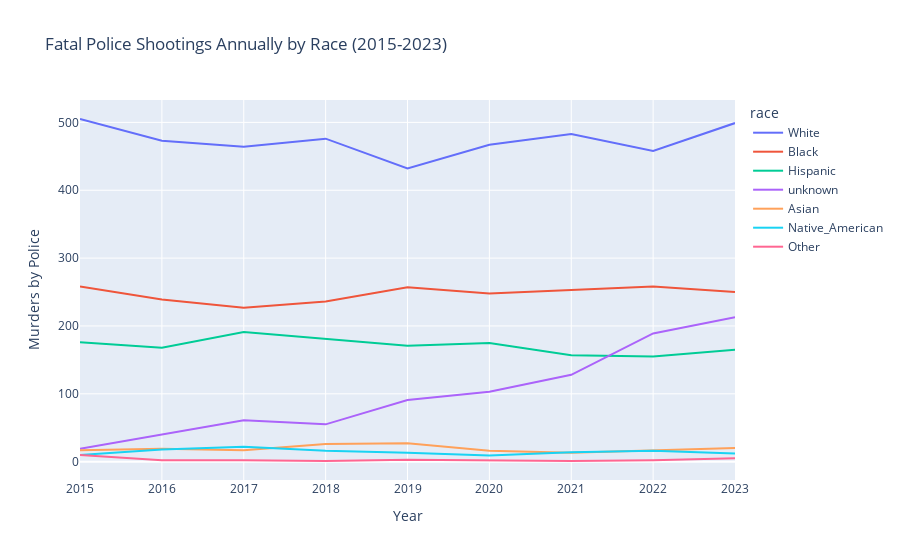

Notebook code cell kept with this figure:
### Markdown cell above
Alternatively, this same data can be plotted using Plotly.<br>By using Plotly, we can look at this graph on an annual basis and gain useful information.<br><br> For instance, note that since 2020, the "unknown" category seems to be on the rise. Temporally, this seems to concide with a wave of protests in the United States after the murder of George Floyd.

### Code cell
race_counts_by_year_df = race_counts_by_year.reset_index()
fig = px.line(race_counts_by_year_df,
              x="year",
              y="murders",
              color='race',
              labels={
                  'year': 'Year',
                  'murders': 'Murders by Police'
              },
              title="Fatal Police Shootings Annually by Race (2015-2023)")
fig.show()

### Figure 1 — Plotly figure (JSON) as saved in the notebook; plotly's stock layout.template omitted (floating-point values rounded to 4 significant figures)
{"data": [{"hovertemplate": "race=White<br>Year=%{x}<br>Murders by Police=%{y}<extra></extra>", "legendgroup": "White", "line": {"color": "#636efa", "dash": "solid"}, "marker": {"symbol": "circle"}, "mode": "lines", "name": "White", "orientation": "v", "showlegend": true, "type": "scatter", "x": [2015, 2016, 2017, 2018, 2019, 2020, 2021, 2022, 2023], "xaxis": "x", "y": [505, 473, 464, 476, 432, 467, 483, 458, 499], "yaxis": "y"}, {"hovertemplate": "race=Black<br>Year=%{x}<br>Murders by Police=%{y}<extra></extra>", "legendgroup": "Black", "line": {"color": "#EF553B", "dash": "solid"}, "marker": {"symbol": "circle"}, "mode": "lines", "name": "Black", "orientation": "v", "showlegend": true, "type": "scatter", "x": [2015, 2016, 2017, 2018, 2019, 2020, 2021, 2022, 2023], "xaxis": "x", "y": [258, 239, 227, 236, 257, 248, 253, 258, 250], "yaxis": "y"}, {"hovertemplate": "race=Hispanic<br>Year=%{x}<br>Murders by Police=%{y}<extra></extra>", "legendgroup": "Hispanic", "line": {"color": "#00cc96", "dash": "solid"}, "marker": {"symbol": "circle"}, "mode": "lines", "name": "Hispanic", "orientation": "v", "showlegend": true, "type": "scatter", "x": [2015, 2016, 2017, 2018, 2019, 2020, 2021, 2022, 2023], "xaxis": "x", "y": [176, 168, 191, 181, 171, 175, 157, 155, 165], "yaxis": "y"}, {"hovertemplate": "race=unknown<br>Year=%{x}<br>Murders by Police=%{y}<extra></extra>", "legendgroup": "unknown", "line": {"color": "#ab63fa", "dash": "solid"}, "marker": {"symbol": "circle"}, "mode": "lines", "name": "unknown", "orientation": "v", "showlegend": true, "type": "scatter", "x": [2015, 2016, 2017, 2018, 2019, 2020, 2021, 2022, 2023], "xaxis": "x", "y": [19, 40, 61, 55, 91, 103, 128, 189, 213], "yaxis": "y"}, {"hovertemplate": "race=Asian<br>Year=%{x}<br>Murders by Police=%{y}<extra></extra>", "legendgroup": "Asian", "line": {"color": "#FFA15A", "dash": "solid"}, "marker": {"symbol": "circle"}, "mode": "lines", "name": "Asian", "orientation": "v", "showlegend": true, "type": "scatter", "x": [2015, 2016, 2017, 2018, 2019, 2020, 2021, 2022, 2023], "xaxis": "x", "y": [17, 19, 17, 26, 27, 16, 13, 17, 20], "yaxis": "y"}, {"hovertemplate": "race=Native_American<br>Year=%{x}<br>Murders by Police=%{y}<extra></extra>", "legendgroup": "Native_American", "line": {"color": "#19d3f3", "dash": "solid"}, "marker": {"symbol": "circle"}, "mode": "lines", "name": "Native_American", "orientation": "v", "showlegend": true, "type": "scatter", "x": [2015, 2016, 2017, 2018, 2019, 2020, 2021, 2022, 2023], "xaxis": "x", "y": [10, 18, 22, 16, 13, 9, 14, 16, 12], "yaxis": "y"}, {"hovertemplate": "race=Other<br>Year=%{x}<br>Murders by Police=%{y}<extra></extra>", "legendgroup": "Other", "line": {"color": "#FF6692", "dash": "solid"}, "marker": {"symbol": "circle"}, "mode": "lines", "name": "Other", "orientation": "v", "showlegend": true, "type": "scatter", "x": [2015, 2016, 2017, 2018, 2019, 2020, 2021, 2022, 2023], "xaxis": "x", "y": [10, 2, 2, 1, 3, 2, 1, 2, 5], "yaxis": "y"}], "layout": {"legend": {"title": {"text": "race"}, "tracegroupgap": 0}, "title": {"text": "Fatal Police Shootings Annually by Race (2015-2023)"}, "xaxis": {"anchor": "y", "domain": [0, 1], "title": {"text": "Year"}}, "yaxis": {"anchor": "x", "domain": [0, 1], "title": {"text": "Murders by Police"}}}}
